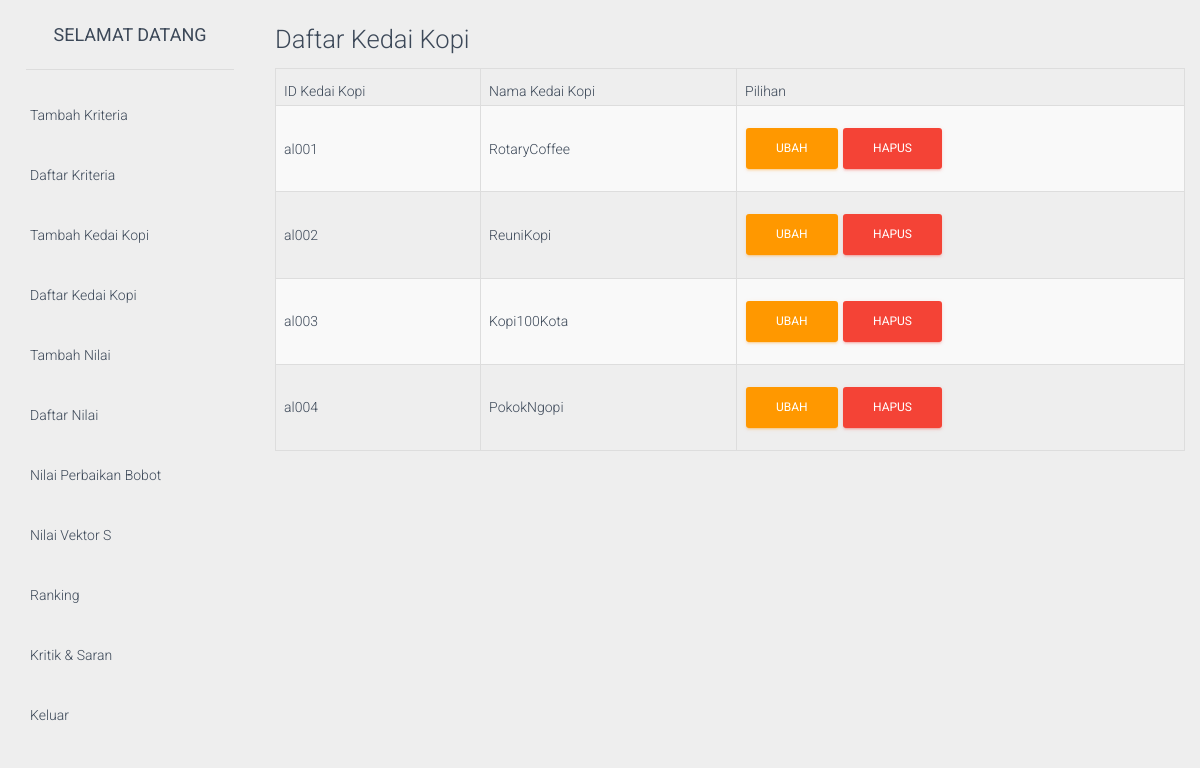
Page /login/dashboard/index.php?page=4 (signed in) on the earlier database version.
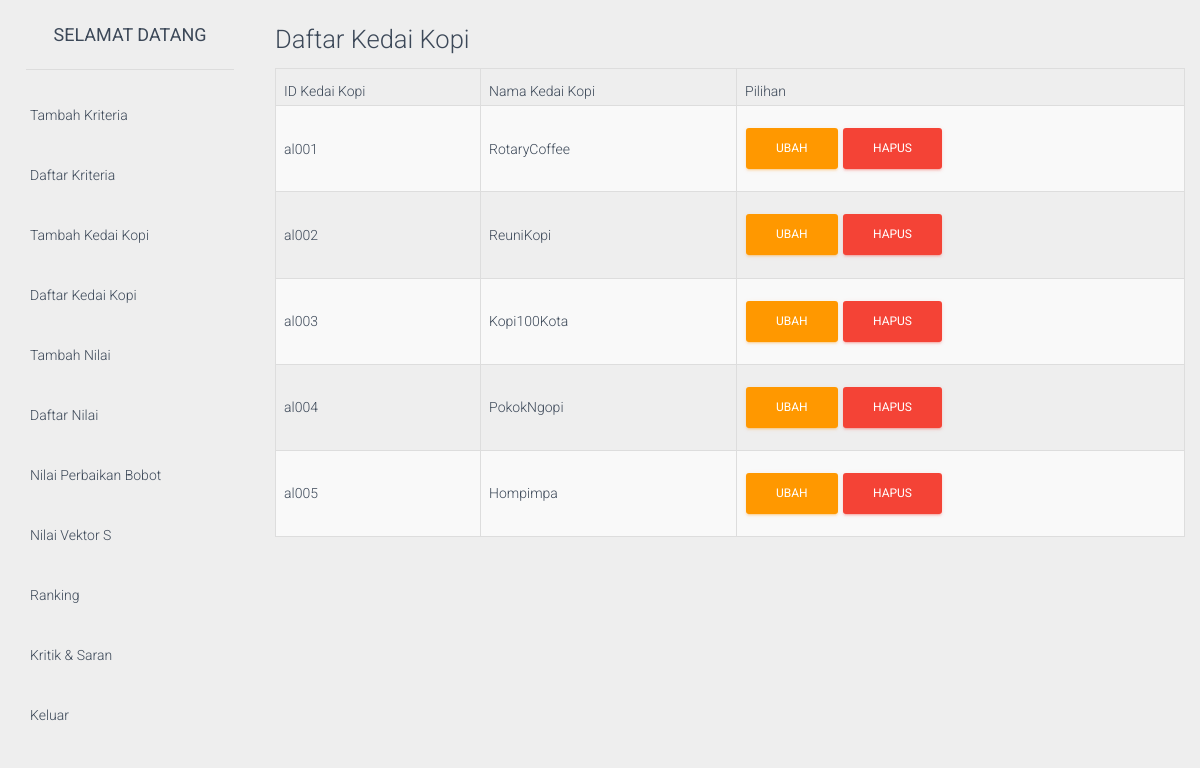
Same page on the later database version.
### tables this page shows
CREATE TABLE `alternatif` (
  `id_alternatif` varchar(5) NOT NULL,
  `nm_alternatif` varchar(35) NOT NULL,
  `n_vektor_s` double NOT NULL,
  `n_vektor_v` double NOT NULL
);

### login/dashboard/include/kedai_list.php (the view)
<div class="box-header">
    <h3 class="box-title">Daftar Kedai Kopi</h3>
</div>
<div class="table-responsive">
    <table class="table table-bordered table-striped">
        <thead>
            <tr>
                <th>ID Kedai Kopi</th>
                <th>Nama Kedai Kopi</th>
                <th>Pilihan</th>
            </tr>
        </thead>
        <tbody>
            <?php
include ("../koneksi/koneksi.php");
$s=mysqli_query($conn, "select * from alternatif order by id_alternatif ASC");
while($d=mysqli_fetch_assoc($s)){
?>
            <tr>
                <td><?php echo $d['id_alternatif']; ?></td>
                <td><?php echo $d['nm_alternatif']; ?></td>
                <td>
                    <a href="?a=alternatif&k=ubaha&id=<?php echo $d['id_alternatif']; ?>"
                        class="btn btn-warning">Ubah</a>
                    <a href="hapusalternatif.php?id=<?php echo $d['id_alternatif']; ?>" class="btn btn-danger">Hapus</a>
                </td>
            </tr>
            <?php
}
?>
        </tbody>
    </table>
</div>

Differences in the rows shown:
added alternatif: id_alternatif "al005", nm_alternatif "Hompimpa"
